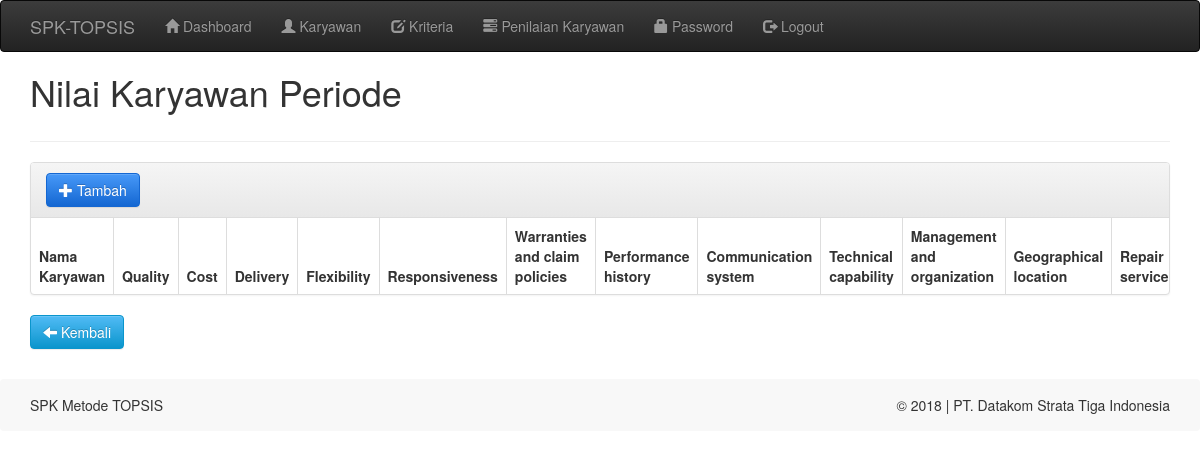
/niko/index.php?m=nilai_karyawan (signed in), run on the app's committed database.
### tables this page shows
CREATE TABLE IF NOT EXISTS `tb_kriteria` (
  `kode_kriteria` varchar(16) NOT NULL,
  `nama_kriteria` varchar(255) NOT NULL,
  `bobot` decimal(10,4) NOT NULL,
  `parent` varchar(16) NOT NULL,
  `attribut` varchar(25) DEFAULT NULL
);

### niko/includes/general.php (called while the page is built, shortened)
<?php
function esc_field($str){
    if (!get_magic_quotes_gpc())
        return addslashes($str);
    else
        return $str;
}

### niko/config.php (called while the page is built)
<?php
$config["server"]='localhost';
$config["username"]='root';
$config["password"]='';
$config["database_name"]='db_spk_topsis';

### niko/includes/ez_sql_core.php (called while the page is built, shortened)
<?php
	class ezSQLcore
	{
		var $timers           = array();
		function get_host_port( $host, $default = false )
		{
			$port = $default;
			return array( $host, $port );
		}
		function flush()
		{
			$this->last_result = array();
		}
		function get_results($query=null, $output = OBJECT)
		{
			if ( $query )
			{
				$this->query($query);
			}
			if ( $output == OBJECT )
			{
				return $this->last_result;
			}
		}
		function timer_get_cur()
		{
			list($usec, $sec) = explode(" ",microtime());
			return ((float)$usec + (float)$sec);
		}
		function timer_start($timer_name)
		{
			$this->timers[$timer_name] = $this->timer_get_cur();
		}
		function timer_elapsed($timer_name)
		{
			return round($this->timer_get_cur() - $this->timers[$timer_name],2);
		}
	}

### niko/functions.php (called while the page is built, shortened)
<?php
include'config.php';
include'includes/ez_sql_core.php';
include'includes/ez_sql_mysqli.php';
$db = new ezSQL_mysqli($config[username], $config[password], $config[database_name], $config[server]);
include'includes/general.php';

### niko/includes/ez_sql_mysqli.php (called while the page is built, shortened)
<?php
	$ezsql_mysqli_str = array
	(
		1 => 'Require $dbuser and $dbpassword to connect to a database server',
		2 => 'Error establishing mySQLi database connection. Correct user/password? Correct hostname? Database server running?',
		3 => 'Require $dbname to select a database',
		4 => 'mySQLi database connection is not active',
		5 => 'Unexpected error while trying to select database'
	);
	class ezSQL_mysqli extends ezSQLcore
	{
		function connect($dbuser='', $dbpassword='', $dbhost='localhost', $dbport=false)
		{
			global $ezsql_mysqli_str; $return_val = false;
			if ( ! $dbuser )
			{
				$this->register_error($ezsql_mysqli_str[1].' in '.__FILE__.' on line '.__LINE__);
				$this->show_errors ? trigger_error($ezsql_mysqli_str[1],E_USER_WARNING) : null;
			}
			else
			{
				$this->dbh = new mysqli($dbhost,$dbuser,$dbpassword, '', $dbport);
				if( $this->dbh->connect_errno )
				{
					$this->register_error($ezsql_mysqli_str[2].' in '.__FILE__.' on line '.__LINE__);
					$this->show_errors ? trigger_error($ezsql_mysqli_str[2],E_USER_WARNING) : null;
				}
				else
				{
					$return_val = true;
				}
			}
			return $return_val;
		}
		function query($query)
		{
			$return_val = 0;
			$query = trim($query);
			$this->result = @$this->dbh->query($query);
			if ( preg_match("/^(insert|delete|update|replace|truncate|drop|create|alter|begin|commit|rollback|set|lock|unlock|call)/i",$query) )
			{
				$is_insert = true;
				$this->rows_affected = @$this->dbh->affected_rows;
				if ( preg_match("/^(insert|replace)\s+/i",$query) )
				{
					$this->insert_id = @$this->dbh->insert_id;
				}
				$return_val = $this->rows_affected;
			}
			else
			{
				$is_insert = false;
				$i=0;
				$num_rows=0;
				while ( $row = @$this->result->fetch_object() )
				{
					$num_rows++;
				}
				$this->num_rows = $num_rows;
				$return_val = $this->num_rows;
			}
			return $return_val;
		}
	}

### niko/nilai_karyawan.php (the view, shortened to what this page needs)
<div class="page-header">
    <h1>
        Nilai Karyawan Periode
        <?php
        $rows_kriteria = $db->get_results("SELECT * FROM tb_kriteria
            WHERE parent = '0' ORDER BY kode_kriteria");
        $p_id = esc_field($_GET['p_id']);
        ?>
    </h1>
</div>
<div class="panel panel-default">
<div class="panel-heading">
    <form class="form-inline">
        <div class="form-group">
            <a class="btn btn-primary" href="?m=nilai_karyawan_tambah&p_id=<?= $p_id;?>"><span class="glyphicon glyphicon-plus"></span> Tambah</a>
        </div>
    </form>
</div>
<div class="table-responsive">
    <table class="table table-bordered table-hover table-striped">
    <thead>
        <tr>
            <th>Nama Karyawan</th>
            <?php
            if(is_array($rows_kriteria)){
                foreach ($rows_kriteria as $row) {
                   ?>
                   <th><?= $row->nama_kriteria;?></th>
                   <?php
                }
            }
            ?>
        </tr>
    </thead>
    </table>
    </div>
</div>
        <div class="form-group">
             <a class="btn btn-info" href="?m=periode"><span class="glyphicon glyphicon-arrow-left"></span> Kembali</a>
        </div>
<?php include "includes/footer.php"; ?>

### niko/assets/css/general.css (style rules this page uses)
html { position: relative; min-height: 100%; }
body { margin-bottom: 500px; }
.page-header { margin-top: 0; padding-bottom: 0; }
.page-header h1 { margin-top: 0; }

### data on the page
tb_kriteria: nama_kriteria "Quality"
tb_kriteria: nama_kriteria "Cost"
tb_kriteria: nama_kriteria "Delivery"
tb_kriteria: nama_kriteria "Flexibility"
tb_kriteria: nama_kriteria "Responsiveness"
tb_kriteria: nama_kriteria "Warranties and claim policies"
tb_kriteria: nama_kriteria "Performance history"
tb_kriteria: nama_kriteria "Communication system"
tb_kriteria: nama_kriteria "Technical capability"
tb_kriteria: nama_kriteria "Management and organization"
tb_kriteria: nama_kriteria "Geographical location"
tb_kriteria: nama_kriteria "Repair service"
